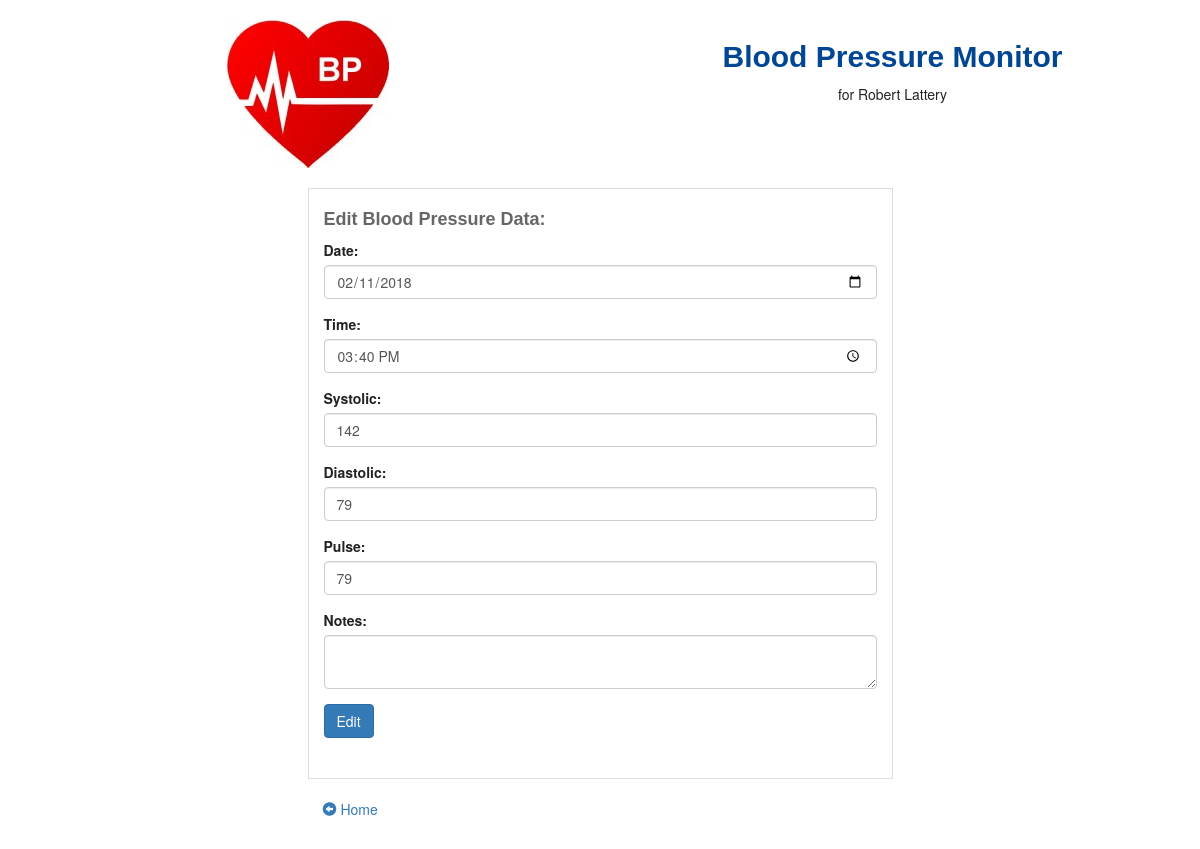
/editbp.php?id=19, run on the app's committed database.
### tables this page shows
CREATE TABLE `bpdata` (
  `id` int(10) UNSIGNED NOT NULL,
  `client` int(11) NOT NULL,
  `date` date NOT NULL,
  `time` time NOT NULL,
  `systolic` int(11) NOT NULL,
  `diastolic` int(11) NOT NULL,
  `pulse` int(11) DEFAULT NULL,
  `notes` mediumtext
);

### editbp.php (the view, shortened to what this page needs)
<!DOCTYPE html>
<html lang="en">
<head>
   <link rel="stylesheet" href="http://maxcdn.bootstrapcdn.com/bootstrap/3.2.0/css/bootstrap.min.css">
	<link rel="stylesheet" type="text/css" href="maincss.css">
</head>
<body>
&nbsp;<br>
<?php
	$id=$_GET['id'];
	require ("dbinfo.php");
	$conn = mysqli_connect($Host, $User, $Password, $DBName);
	$tablename = "bpdata";
	$sql = "SELECT * FROM $tablename WHERE id = '$id'";
	$result = mysqli_query($conn, $sql);
	if (mysqli_num_rows($result) > 0) {
		while ($row = mysqli_fetch_assoc($result)) {
			$mydate = $row["date"];
			$mytime = $row["time"];
			$systolic = $row["systolic"];
			$diastolic = $row["diastolic"];
			$pulse = $row["pulse"];
			$notes = $row["notes"];
		}
	} else {
		$error = "0 results";
	}
?>
<div class="container">
	<div class="row">
	   <div class="col-sm-6">
	      <a href="index.php"><img src="images/bp_logo1.jpg" class="img-responsive center-block" width="162" height="148" alt="bp_logo1"></a>
	   </div>
		<div class="col-sm-6">
			<h1 class="text-center">Blood Pressure Monitor</h1><p style="text-align: center;">for Robert Lattery</p>
	   </div>
	</div>
   <div class="row" style="margin-top: 20px;">
		<div class="col-sm-3">
	   </div>
	   <div class="col-sm-6" style="border: solid 1px #DDDDDD; margin-bottom: 20px;">
			<h2>Edit Blood Pressure Data:</h2>
			<form action="editbp2.php" method="post">
				<div class="form-group">
					<label for="mydate">Date:</label>
					<input type="date" class="form-control" id="mydate" name="mydate" value="<?php echo $mydate; ?>" required>
				</div>
				<div class="form-group">
					<label for="mytime">Time:</label>
					<input type="time" class="form-control" id="mytime" name="mytime" value="<?php echo $mytime; ?>" required>
				</div>
				<div class="form-group">
					<label for="systolic">Systolic:</label>
					<input type="number" class="form-control" id="systolic" name="systolic" value="<?php echo $systolic; ?>" required>
				</div>
				<div class="form-group">
					<label for="diastolic">Diastolic:</label>
					<input type="number" class="form-control" id="diastolic" name="diastolic" value="<?php echo $diastolic; ?>" required>
				</div>
				<div class="form-group">
					<label for="pulse">Pulse:</label>
					<input type="text" class="form-control" id="pulse" name="pulse" value="<?php echo $pulse; ?>">
				</div>
				<div class="form-group">
					<label for="notes">Notes:</label>
					<textarea class="form-control" rows="2" id="notes" name="notes"><?php echo $notes; ?></textarea>
				</div>
				<button type="submit" class="btn btn-primary" id="submit" name="submit">Edit</button>
			</form>
			<br>&nbsp;
	   </div>
	   <div class="col-sm-3">
	   </div>
	</div>
	<div class="row">
		<div class="col-sm-3">
		</div>
	   <div class="col-sm-6">
		  <p><a href="index.php"><span class='glyphicon glyphicon-circle-arrow-left'></span> Home</a></p>
		</div>
		<div class="col-sm-3">
		</div>
	</div>
</div>
</body>
</html>

### maincss.css (style rules this page uses)
body { color: #222222; background-color: #FFFFFF; }
h1 { font: bold 30px arial; color: #004692; }
h2 { font: bold 18px arial; color: #666666; }

### data on the page
bpdata: mydate "02/11/2018", mytime "15:40:00", systolic "142", diastolic "79", pulse "79"
